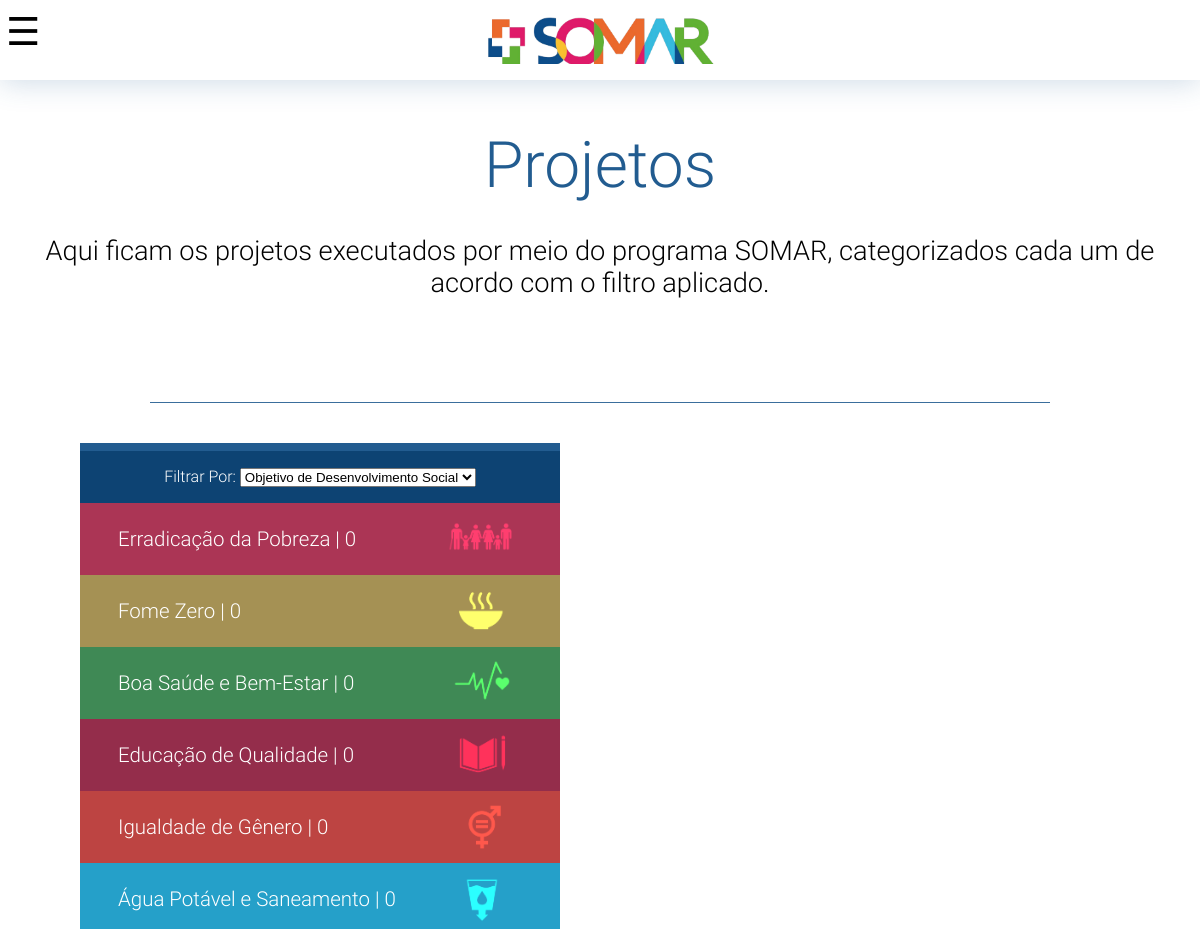
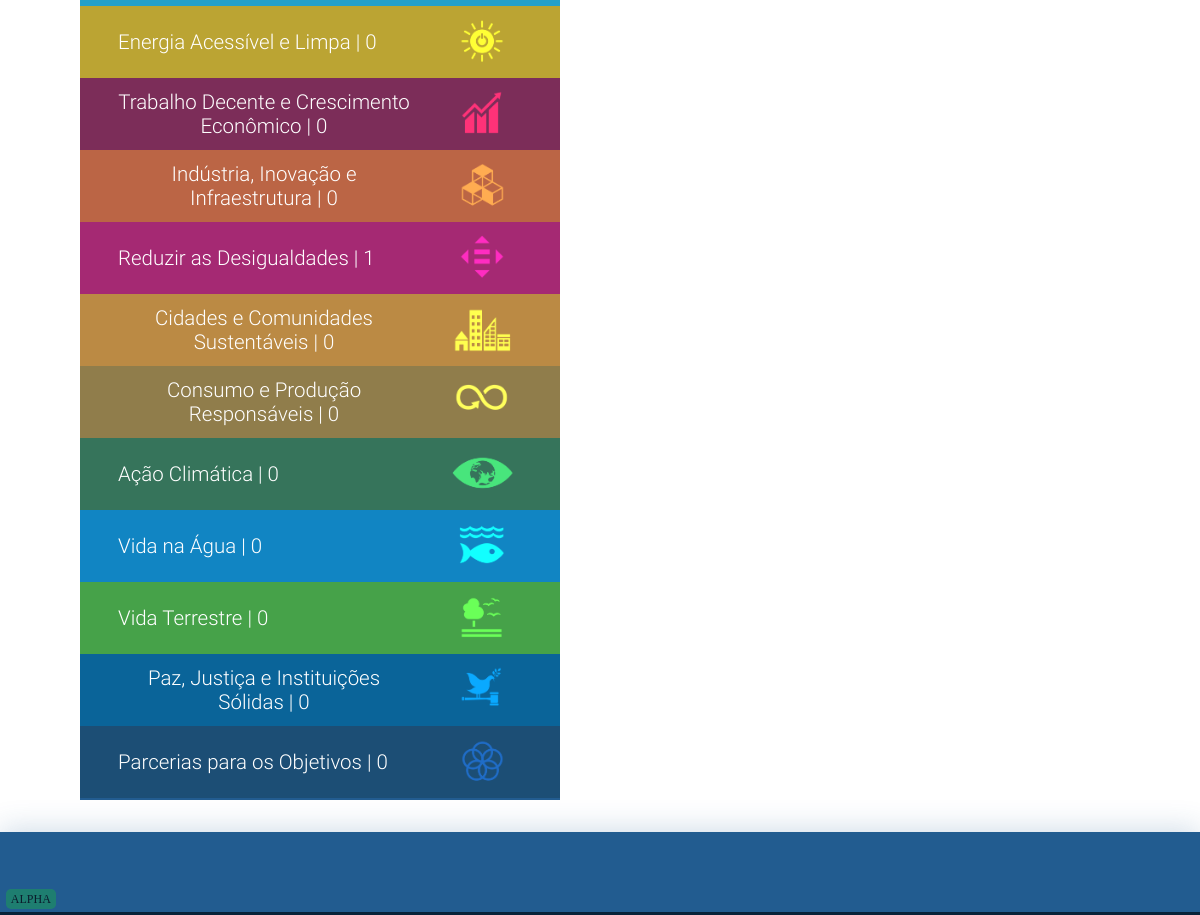
/projects/, run on the app's committed database (2 pictures, top to bottom).
### alexandria_site/models.py (models this page shows, shortened)
class Objective(models.Model):
    class Meta:
        verbose_name = 'ODS'
        verbose_name_plural = 'Objetivos'
    name = models.CharField(max_length=60)
    icon = models.ImageField("Icone", upload_to="icons", blank=True)
    color = ColorField("Cor", format="hexa", blank=True)
    def __str__(self):
        return self.name

### alexandria_site/views.py (the view, shortened to what this page needs)
# urls.py: path("projects/", views.projects, name='projects'),
def projects(request):
    objectives = models.Objective.objects.all()
    projects = models.Project.objects
    states = [(x[1], list(projects.filter(state=x[0]))) for x in models.STATE_CHOICES]
    cities = [(x[1], list(projects.filter(city=x[0]))) for x in models.CITY_CHOICES]
    causes = [(x['cause'], list(projects.filter(cause=x['cause']))) for x in projects.exclude(cause=None).exclude(cause="").values('cause').distinct()]
    if request.method == "POST":
        form = forms.Filter(request.POST)
        if form.is_valid():
                return HttpResponseRedirect("#")
    else:
        form = forms.Filter()
    form.fields['filter'].initial = request.GET.get('filter', 'ods')
    return render(request, 'alexandria_site/projects.html', {
        "objectives": objectives,
        "projects": projects.all(),
        "bgimg": "background-image: url('../static/leaves_tileable.jpg'); background-size: 50%; max-height=100%;",
        "form":form,
        "filter":request.GET.get('filter', 'ods'),
        "causas":causes,
        "cidades":cities,
        "title": "Projetos"
        })

### alexandria_site/forms.py
class Filter(forms.Form):
    filter = forms.ChoiceField(widget=forms.Select(attrs={'onchange':'this.form.submit()'}), label="Filtrar Por", choices=(("ods", "Objetivo de Desenvolvimento Social"),("cidade", "Cidade"),("causa", "Causa")), initial="ods")

### alexandria_site/models.py (called while the page is built)
    def __str__(self):
        return self.name

### alexandria_site/templates/alexandria_site/projects.html (shortened to what this page needs)
{% extends 'alexandria_site/layout.html' %}
{% block content %}
<div class="content">
    <div class="content-section center" style="min-width:90vw; font-size: 1.7rem;">
        <h1 class="title center" style="font-size: 4rem;">Projetos</h1>
    <p>Aqui ficam os projetos executados por meio do programa SOMAR, categorizados cada um de acordo com o filtro aplicado.</p><br>
    </div>
    <hr>
    <div class="content-section">
        <div style="display: flex; justify-content: start; width: min(calc(100% - 10rem), 100rem); margin: 0 auto;">
        <div class="accordion-wrapper" id="accordionWrapper">
            <div class="menu">
                <div class="filter-wrapper">
                    <form action="#" method="GET" onchange="form.submit()">
                        {{form}} {{req}}
                    </form>
                </div>
                {% if filter == 'ods'%}
                    {% for objective in objectives %}
                    <button  class="accordion" style="font-weight: 200; background-color: color-mix(in srgb, {{objective.color}} var(--amm), #225c90);" onclick="accordionToggleDown(this)"> <div style="display: flex; justify-content:space-between; align-items: center; gap: 2rem; padding-inline: 2rem;">{{objective}} | {{objective.project_set.all.count}}{%if objective.icon %}<img src="{{objective.icon.url}}" style="max-width: 5rem; mix-blend-mode: color-dodge;">{% endif %}</div></button>
                    {% endfor %}
                {%endif%}
            </div>
        </div>
        </div>
    </div>
</div>
{% endblock content %}

### alexandria_site/static/css/stylesheet.css (style rules this page uses)
html, body, div, span, applet, object, iframe, h1, h2, h3, h4, h5, h6, p, blockquote, pre, a, abbr, acronym, address, big, cite, code, del, dfn, em, img, ins, kbd, q, s, samp, small, strike, strong, sub, sup, tt, var, b, u, i, center, dl, dt, dd, ol, ul, li, fieldset, form, label, legend, table, caption, tbody, tfoot, thead, tr, th, td, article, aside, canvas, details, embed, figure, figcaption, footer, header, hgroup, menu, nav, output, ruby, section, summary, time, mark, audio, video { margin: 0; padding: 0; border: 0; font-size: 100%; font: inherit; vertical-align: baseline; }
html { height: fit-content; }
body { display: flex; flex-direction: column; max-width: 100dvw; margin: 0; min-height: 100%; min-width: 100%; }
hr { width:75%; border: none; height: 1px; background-color: var(--shadowStrong); margin-top: 5vh; margin-bottom: 5vh; }
:root { --bannerSize: 5rem; --accordion: #225c90; --sub-accordion: #0D4373; --accordion-nav: #cee7fa; --accordion-hover: #187FD9; --sub-accordion-hover: #187FD9; --button: #F26430; --shadow: #225c903a; --shadowStrong: #225d90e3; --whiter: #ffffff; --white: #ffffff; --lighter: #ffffff; --light: #ffffff; --greyish: #ffffff; --medium: #225c90; --mutedMedium: #ffffff; --dark: #082239; --fontSize: 80rem; --accordion-width: min(50vw, 30rem); }
.page-bg { background-color: var(--white); }
.content { flex: 1; top: 120px; min-height: 100vh; max-width: 100%; margin: 0 auto; }
.content-section { width: 100%; min-height: auto; margin-inline: 0; margin-top: 2%; overflow: hidden; }
.title { margin: 3vh; font-size: calc(var(--fontSize) * 0.0336); font-family: 'roboto'; font-weight: 200; color: var(--medium); }
.content-section p { font-family:roboto; font-weight: 200; margin: 2rem; }
.center { margin-left: auto; margin-right: auto; }
.center p, small, h1, h2, h3, h4, h5, h6 { text-align: center; }
.accordion-wrapper { width: var(--accordion-width); min-height: 4.5rem; background-color: var(--accordion-nav); border-top: .5rem solid var(--accordion); border-bottom: .2vw solid var(--accordion); overflow: hidden; transition: 250ms; position: relative; }
.menu { position: relative; background-color: var(--accordion); max-width: var(--accordion-width); min-height: 76.5rem; z-index: 300; }
.accordion { --amm: 70%; position: relative; width: 100%; height: 4.5rem; background-color: var(--accordion); border: none; outline: none; z-index: 300; font-family: roboto; font-size: calc(var(--fontSize) * 0.016); color: white; }
.filter-wrapper { display: flex; flex-direction: column; background-color: var(--sub-accordion); padding: 1rem; color: var(--lighter); font-family: roboto; font-weight: 200; text-align: center; }

### data on the page
Objective: name "Erradicação da Pobreza", project_set.all.count "0", icon (picture)
Objective: name "Fome Zero", project_set.all.count "0", icon (picture)
Objective: name "Boa Saúde e Bem-Estar", project_set.all.count "0", icon (picture)
Objective: name "Educação de Qualidade", project_set.all.count "0", icon (picture)
Objective: name "Igualdade de Gênero", project_set.all.count "0", icon (picture)
Objective: name "Água Potável e Saneamento", project_set.all.count "0", icon (picture)
Objective: name "Energia Acessível e Limpa", project_set.all.count "0", icon (picture)
Objective: name "Trabalho Decente e Crescimento Econômico", project_set.all.count "0", icon (picture)
Objective: name "Indústria, Inovação e Infraestrutura", project_set.all.count "0", icon (picture)
Objective: name "Reduzir as Desigualdades", project_set.all.count "1", icon (picture)
Objective: name "Cidades e Comunidades Sustentáveis", project_set.all.count "0", icon (picture)
Objective: name "Consumo e Produção Responsáveis", project_set.all.count "0", icon (picture)
Objective: name "Ação Climática", project_set.all.count "0", icon (picture)
Objective: name "Vida na Água", project_set.all.count "0", icon (picture)
Objective: name "Vida Terrestre", project_set.all.count "0", icon (picture)
Objective: name "Paz, Justiça e Instituições Sólidas", project_set.all.count "0", icon (picture)
Objective: name "Parcerias para os Objetivos", project_set.all.count "0", icon (picture)
